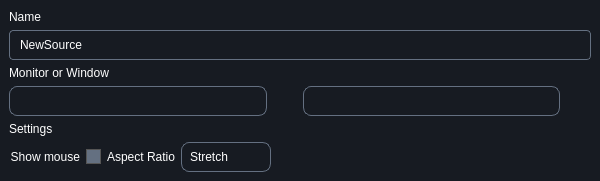
<?xml version="1.0" encoding="UTF-8"?>
<ui version="4.0">
 <class>ScreenCaptureWidgetClass</class>
 <widget class="QWidget" name="ScreenCaptureWidgetClass">
  <property name="geometry">
   <rect>
    <x>0</x>
    <y>0</y>
    <width>600</width>
    <height>181</height>
   </rect>
  </property>
  <property name="windowTitle">
   <string>ScreenCaptureWidget</string>
  </property>
  <property name="styleSheet">
   <string notr="true">#mainScreenCaptureWidget {
  background: #171B22;
}

QLabel {
  color: white;
}

QLineEdit {
  background: #171B22;
  color: white;
  border: 1px solid #647081;
  border-radius: 4px;
  padding-left: 8px;
}

QLineEdit:focus {
    border: 1px solid #19BDDE;
}


QComboBox {
  background: #171B22;
  color: white;
  border: 1px solid #647081;
  border-radius: 8px;
  padding-left: 8px;
}

QComboBox:focus {
    border: 1px solid #19BDDE;
}

QComboBox::drop-down {
    subcontrol-origin: padding;
    subcontrol-position: top right;
    width: 22px;
    border-left: 0px solid #444;
}

QComboBox::down-arrow {
    image: url(:/FrameFlow/down.svg);
    width: 10px;
    height: 10px;
}

QComboBox QAbstractItemView {
  background-color: #171B22;
  border: 1px solid white;
  selection-background-color: #00c853;
  selection-color: white;
  outline: none;
  color: white;
}

QComboBox QAbstractItemView::item {
    padding: 10px 0px;
}

QComboBox QAbstractItemView::item:hover {
  background-color: #2d2d2d;
}

QComboBox QScrollBar:vertical {
  width: 6px;
  background: transparent;
}

QCheckBox {
  color: white;
}

QCheckBox::indicator {
    width: 13px;
    height: 13px;
}

QCheckBox::indicator:checked {
    background-color: #647081;
    border: 1px solid #555;
}

QCheckBox::indicator:unchecked {
    background-color: white;
    border: 1px solid #555;
}</string>
  </property>
  <layout class="QVBoxLayout" name="verticalLayout_2">
   <property name="spacing">
    <number>0</number>
   </property>
   <property name="leftMargin">
    <number>0</number>
   </property>
   <property name="topMargin">
    <number>0</number>
   </property>
   <property name="rightMargin">
    <number>0</number>
   </property>
   <property name="bottomMargin">
    <number>0</number>
   </property>
   <item>
    <widget class="QWidget" name="mainScreenCaptureWidget" native="true">
     <layout class="QVBoxLayout" name="verticalLayout">
      <property name="spacing">
       <number>5</number>
      </property>
      <property name="leftMargin">
       <number>9</number>
      </property>
      <property name="topMargin">
       <number>9</number>
      </property>
      <property name="rightMargin">
       <number>9</number>
      </property>
      <property name="bottomMargin">
       <number>9</number>
      </property>
      <item>
       <widget class="QLabel" name="label">
        <property name="text">
         <string>Name</string>
        </property>
       </widget>
      </item>
      <item>
       <widget class="QLineEdit" name="nameLineEdit">
        <property name="minimumSize">
         <size>
          <width>0</width>
          <height>30</height>
         </size>
        </property>
        <property name="maximumSize">
         <size>
          <width>16777215</width>
          <height>30</height>
         </size>
        </property>
        <property name="text">
         <string>NewSource</string>
        </property>
        <property name="placeholderText">
         <string>New Source</string>
        </property>
       </widget>
      </item>
      <item>
       <widget class="QLabel" name="label_2">
        <property name="text">
         <string>Monitor or Window</string>
        </property>
       </widget>
      </item>
      <item>
       <widget class="QWidget" name="horizontalWidget" native="true">
        <layout class="QHBoxLayout" name="horizontalLayout">
         <property name="spacing">
          <number>5</number>
         </property>
         <property name="leftMargin">
          <number>0</number>
         </property>
         <property name="topMargin">
          <number>0</number>
         </property>
         <property name="rightMargin">
          <number>0</number>
         </property>
         <property name="bottomMargin">
          <number>0</number>
         </property>
         <item>
          <widget class="QComboBox" name="deviceMonitorComboBox">
           <property name="minimumSize">
            <size>
             <width>0</width>
             <height>30</height>
            </size>
           </property>
           <property name="maximumSize">
            <size>
             <width>16777215</width>
             <height>30</height>
            </size>
           </property>
           <property name="cursor">
            <cursorShape>PointingHandCursor</cursorShape>
           </property>
          </widget>
         </item>
         <item>
          <widget class="QPushButton" name="refreshButton">
           <property name="minimumSize">
            <size>
             <width>26</width>
             <height>0</height>
            </size>
           </property>
           <property name="maximumSize">
            <size>
             <width>26</width>
             <height>16777215</height>
            </size>
           </property>
           <property name="cursor">
            <cursorShape>PointingHandCursor</cursorShape>
           </property>
           <property name="text">
            <string/>
           </property>
           <property name="icon">
            <iconset resource="frameflow.qrc">
             <normaloff>:/FrameFlow/refresh.svg</normaloff>:/FrameFlow/refresh.svg</iconset>
           </property>
           <property name="flat">
            <bool>true</bool>
           </property>
          </widget>
         </item>
         <item>
          <widget class="QComboBox" name="handlersComboBox">
           <property name="minimumSize">
            <size>
             <width>0</width>
             <height>30</height>
            </size>
           </property>
           <property name="maximumSize">
            <size>
             <width>16777215</width>
             <height>30</height>
            </size>
           </property>
           <property name="cursor">
            <cursorShape>PointingHandCursor</cursorShape>
           </property>
          </widget>
         </item>
         <item>
          <widget class="QPushButton" name="refreshHandlersButton">
           <property name="minimumSize">
            <size>
             <width>26</width>
             <height>0</height>
            </size>
           </property>
           <property name="maximumSize">
            <size>
             <width>26</width>
             <height>16777215</height>
            </size>
           </property>
           <property name="cursor">
            <cursorShape>PointingHandCursor</cursorShape>
           </property>
           <property name="text">
            <string/>
           </property>
           <property name="icon">
            <iconset resource="frameflow.qrc">
             <normaloff>:/FrameFlow/refresh.svg</normaloff>:/FrameFlow/refresh.svg</iconset>
           </property>
           <property name="flat">
            <bool>true</bool>
           </property>
          </widget>
         </item>
        </layout>
       </widget>
      </item>
      <item>
       <widget class="QLabel" name="label_3">
        <property name="text">
         <string>Settings</string>
        </property>
       </widget>
      </item>
      <item>
       <widget class="QWidget" name="horizontalWidget" native="true">
        <layout class="QHBoxLayout" name="horizontalLayout_2">
         <property name="spacing">
          <number>6</number>
         </property>
         <property name="leftMargin">
          <number>0</number>
         </property>
         <property name="topMargin">
          <number>0</number>
         </property>
         <property name="rightMargin">
          <number>0</number>
         </property>
         <property name="bottomMargin">
          <number>0</number>
         </property>
         <item>
          <widget class="QCheckBox" name="showMouseButton">
           <property name="sizePolicy">
            <sizepolicy hsizetype="Fixed" vsizetype="Fixed">
             <horstretch>0</horstretch>
             <verstretch>0</verstretch>
            </sizepolicy>
           </property>
           <property name="cursor">
            <cursorShape>PointingHandCursor</cursorShape>
           </property>
           <property name="layoutDirection">
            <enum>Qt::LayoutDirection::RightToLeft</enum>
           </property>
           <property name="text">
            <string>Show mouse</string>
           </property>
           <property name="checked">
            <bool>true</bool>
           </property>
          </widget>
         </item>
         <item>
          <widget class="QLabel" name="label_4">
           <property name="text">
            <string>Aspect Ratio</string>
           </property>
          </widget>
         </item>
         <item>
          <widget class="QComboBox" name="comboBox">
           <property name="minimumSize">
            <size>
             <width>90</width>
             <height>30</height>
            </size>
           </property>
           <property name="maximumSize">
            <size>
             <width>90</width>
             <height>30</height>
            </size>
           </property>
           <property name="cursor">
            <cursorShape>PointingHandCursor</cursorShape>
           </property>
           <item>
            <property name="text">
             <string>Stretch</string>
            </property>
           </item>
           <item>
            <property name="text">
             <string>Keep</string>
            </property>
           </item>
           <item>
            <property name="text">
             <string>Frame</string>
            </property>
           </item>
          </widget>
         </item>
         <item>
          <spacer name="horizontalSpacer">
           <property name="orientation">
            <enum>Qt::Orientation::Horizontal</enum>
           </property>
           <property name="sizeHint" stdset="0">
            <size>
             <width>40</width>
             <height>20</height>
            </size>
           </property>
          </spacer>
         </item>
        </layout>
       </widget>
      </item>
     </layout>
    </widget>
   </item>
  </layout>
 </widget>
 <layoutdefault spacing="6" margin="11"/>
 <resources>
  <include location="frameflow.qrc"/>
 </resources>
 <connections>
  <connection>
   <sender>refreshButton</sender>
   <signal>clicked()</signal>
   <receiver>ScreenCaptureWidgetClass</receiver>
   <slot>fillMonitorCombo()</slot>
   <hints>
    <hint type="sourcelabel">
     <x>577</x>
     <y>100</y>
    </hint>
    <hint type="destinationlabel">
     <x>299</x>
     <y>62</y>
    </hint>
   </hints>
  </connection>
  <connection>
   <sender>refreshHandlersButton</sender>
   <signal>clicked()</signal>
   <receiver>ScreenCaptureWidgetClass</receiver>
   <slot>onFillWindowHandlers()</slot>
   <hints>
    <hint type="sourcelabel">
     <x>577</x>
     <y>156</y>
    </hint>
    <hint type="destinationlabel">
     <x>299</x>
     <y>90</y>
    </hint>
   </hints>
  </connection>
 </connections>
 <slots>
  <slot>fillMonitorCombo()</slot>
  <slot>onFillWindowHandlers()</slot>
 </slots>
</ui>
